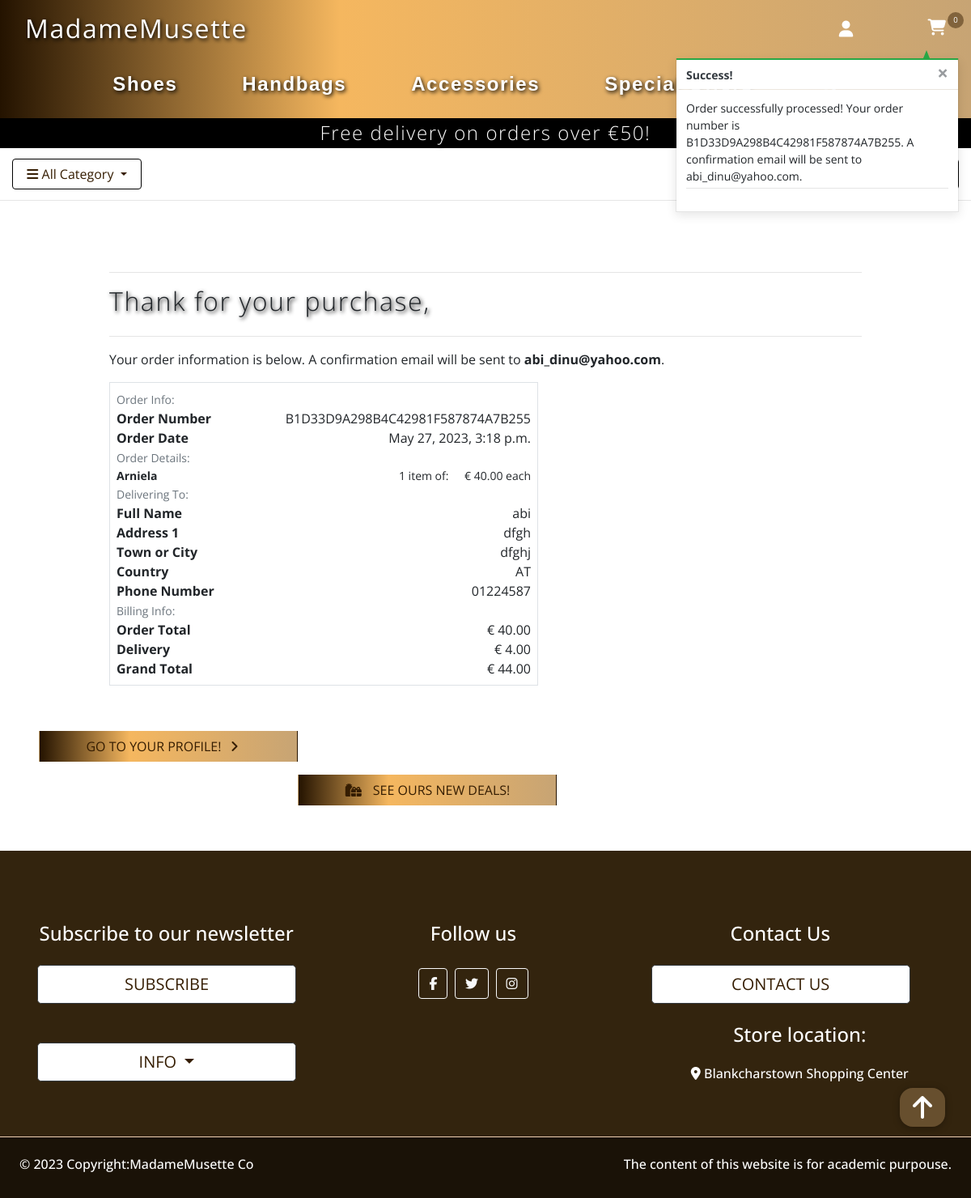
The page /orders/order_complete/B1D33D9A298B4C42981F587874A7B255 on the database its author committed.
### orders/models.py (models this page shows, shortened)
class Order(models.Model):
    order_number = models.CharField(max_length=32, null=False, editable=False)
    user_profile = models.ForeignKey(UserProfile, on_delete=models.SET_NULL,
                                     null=True, blank=True,
                                     related_name='purchases')
    full_name = models.CharField(max_length=50, null=False, blank=False)
    email = models.EmailField(max_length=254, null=False, blank=False)
    phone_number = models.CharField(max_length=20, null=False, blank=False)
    county = models.CharField(max_length=80, null=True, blank=True)
    postcode = models.CharField(max_length=20, null=True, blank=True)
    town_or_city = models.CharField(max_length=40, null=False, blank=False)
    address_line_1 = models.CharField(max_length=80, null=False, blank=False)
    address_line_2 = models.CharField(max_length=80, null=True, blank=True)
    country = CountryField(blank_label='Country *', null=False, blank=False)
    date = models.DateTimeField(auto_now_add=True)
    delivery_cost = models.DecimalField(max_digits=6, decimal_places=2,
                                        null=False, default=0)
    order_total = models.DecimalField(max_digits=10, decimal_places=2,
                                      null=False, default=0)
    grand_total = models.DecimalField(max_digits=10, decimal_places=2,
                                      null=False, default=0)
    original_cart = models.TextField(null=False, blank=False, default='')
    stripe_pid = models.CharField(max_length=254, null=False,
                                  blank=False, default='')

class OrderProduct(models.Model):
    order = models.ForeignKey(Order, null=False, blank=False,
                              on_delete=models.CASCADE,
                              related_name='orderitems')
    product = models.ForeignKey(Product, null=False, blank=False,
                                on_delete=models.CASCADE)
    product_size = models.CharField(max_length=2, null=True, blank=True)
    customised = models.ManyToManyField(Customise, blank=True)
    quantity = models.IntegerField(null=False, blank=False, default=0)
    orderitem_total = models.DecimalField(max_digits=6, decimal_places=2,
                                          null=False, blank=False,
                                          editable=False)

### products/models.py (models this page shows, shortened)
class Product(models.Model):
    category = models.ForeignKey('Category', null=True, blank=True,
                                 on_delete=models.SET_NULL)
    user_name = models.ForeignKey(
        User, on_delete=models.CASCADE, related_name="user_like", null=True)
    name = models.CharField(max_length=254)
    description = RichTextField()
    price = models.DecimalField(max_digits=6, decimal_places=2)
    rating = models.DecimalField(max_digits=6, decimal_places=2, null=True,
                                 blank=True)
    image = models.ImageField(null=True, blank=True)
    has_sizes = models.BooleanField(default=False, null=True, blank=True)
    in_stock = models.BooleanField(default=True)
    is_customised = models.BooleanField(default=False)
    designer_id = models.ForeignKey(Designer, on_delete=models.PROTECT,
                                    blank=True, null=True)
    created_date = models.DateTimeField(auto_now_add=True)
    updated_date = models.DateTimeField(auto_now=True)
    like = models.ManyToManyField(
        User, related_name='product_liked', blank=True)

### orders/views.py (the view, shortened to what this page needs)
# urls.py: path('order_complete/<order_number>', views.order_complete,
def order_complete(request, order_number):
    save_info = request.session.get('save_info')
    order = get_object_or_404(Order, order_number=order_number)
    messages.success(request, f'Order successfully processed! \
        Your order number is {order_number}. A confirmation \
        email will be sent to {order.email}.')
    if 'cart' in request.session:
        del request.session['cart']
    template = 'orders/order_complete.html'
    context = {
        'order': order,
    }
    return render(request, template, context)

### cart/context_processors.py (called while the page is built, shortened)
def cart_contents(request):
    cart_items = []
    total = 0
    product_count = 0
    cart = request.session.get('cart', {})
    if total < settings.FREE_DELIVERY_THRESHOLD:
        delivery = total * Decimal(settings.STANDARD_DELIVERY_PERCENTAGE / 100)
        free_delivery_delta = settings.FREE_DELIVERY_THRESHOLD - total
    else:
        delivery = 0
        free_delivery_delta = 0
    grand_total = delivery + total
    context = {
        'cart_items': cart_items,
        'total': total,
        'product_count': product_count,
        'delivery': delivery,
        'free_delivery_delta': free_delivery_delta,
        'free_delivery_threshold': settings.FREE_DELIVERY_THRESHOLD,
        'grand_total': grand_total,
    }
    return context

### home/context_processors.py (called while the page is built)
def contact_form(request):
    c_form = ContactForm()
    context = {
        'c_form': c_form,
    }
    return context

### products/context_processors.py (called while the page is built)
def categories_sort(request):
    list = Category.objects.all()
    return dict(list=list)

### orders/templates/orders/order_complete.html (shortened to what this page needs)
{% extends "base_shop.html" %}
{% load static %}
{% block extra_css %}
<link rel="stylesheet" href="{% static 'css/order.css' %}">
{% endblock %}
{% block content %}
<div class="container order_container">
    <div class="row">
        <div class="col">
            <hr>
            <h2 class="logo-font mb-4">Thank for your purchase, {{ user.username }} </h2>
            <hr>
            <p class="text-black">Your order information is below. A confirmation email will be sent to
                <strong>{{ order.email }}</strong>.</p>
        </div>
    </div>
    <div class="row">
        <div class="col-12 col-lg-7">
            <div class="order-confirmation-wrapper p-2 border">
                <div class="row">
                    <div class="col">
                        <small class="text-muted">Order Info:</small>
                    </div>
                </div>
                <div class="row">
                    <div class="col-12 col-md-4">
                        <p class="mb-0 text-black font-weight-bold">Order Number</p>
                    </div>
                    <div class="col-12 col-md-8 text-md-right">
                        <p class="mb-0">{{ order.order_number }}</p>
                    </div>
                </div>
                <div class="row">
                    <div class="col-12 col-md-4">
                        <p class="mb-0 text-black font-weight-bold">Order Date</p>
                    </div>
                    <div class="col-12 col-md-8 text-md-right">
                        <p class="mb-0">{{ order.date }}</p>
                    </div>
                </div>
                <div class="row">
                    <div class="col">
                        <small class="text-muted">Order Details:</small>
                    </div>
                </div>
                {% for item in order.orderitems.all %}
                <div class="row">
                    <div class="col-12 col-md-4">
                        <p class="small mb-0 text-black font-weight-bold">
                            {{ item.product.name }}
                        </p>
                    </div>
                    <div class="col-12 col-md-8 text-md-right">
                        <p class="small mb-0">{{ item.quantity }} item  <span class="mr-3"> of: </span> € {{ item.product.price }} each</p>
                    </div>
                </div>
                {% endfor %}
                <div class="row">
                    <div class="col">
                        <small class="text-muted">Delivering To:</small>
                    </div>
                </div>
                <div class="row">
                    <div class="col-12 col-md-4">
                        <p class="mb-0 text-black font-weight-bold">Full Name</p>
                    </div>
                    <div class="col-12 col-md-8 text-md-right">
                        <p class="mb-0">{{ order.full_name }}</p>
                    </div>
                </div>
                <div class="row">
                    <div class="col-12 col-md-4">
                        <p class="mb-0 text-black font-weight-bold">Address 1</p>
                    </div>
                    <div class="col-12 col-md-8 text-md-right">
                        <p class="mb-0">{{ order.address_line_1 }}</p>
                    </div>
                </div>
                <div class="row">
                    <div class="col-12 col-md-4">
                        <p class="mb-0 text-black font-weight-bold">Town or City</p>
                    </div>
                    <div class="col-12 col-md-8 text-md-right">
                        <p class="mb-0">{{ order.town_or_city }}</p>
                    </div>
                </div>
                <div class="row">
                    <div class="col-12 col-md-4">
                        <p class="mb-0 text-black font-weight-bold">Country</p>
                    </div>
                    <div class="col-12 col-md-8 text-md-right">
                        <p class="mb-0">{{ order.country }}</p>
                    </div>
                </div>
                <div class="row">
                    <div class="col-12 col-md-4">
                        <p class="mb-0 text-black font-weight-bold">Phone Number</p>
                    </div>
                    <div class="col-12 col-md-8 text-md-right">
                        <p class="mb-0">{{ order.phone_number }}</p>
                    </div>
                </div>
                <div class="row">
                    <div class="col">
                        <small class="text-muted">Billing Info:</small>
                    </div>
                </div>
                <div class="row">
                    <div class="col-12 col-md-4">
                        <p class="mb-0 text-black font-weight-bold">Order Total</p>
                    </div>
                    <div class="col-12 col-md-8 text-md-right">
                        <p class="mb-0">€ {{ order.order_total }}</p>
                    </div>
                </div>
                <div class="row">
                    <div class="col-12 col-md-4">
                        <p class="mb-0 text-black font-weight-bold">Delivery</p>
                    </div>
                    <div class="col-12 col-md-8 text-md-right">
                        <p class="mb-0">€ {{ order.delivery_cost }}</p>
                    </div>
                </div>
                <div class="row">
                    <div class="col-12 col-md-4">
                        <p class="mb-0 text-black font-weight-bold">Grand Total</p>
                    </div>
                    <div class="col-12 col-md-8 text-md-right">
                        <p class="mb-0">€ {{ order.grand_total }}</p>
                    </div>
                </div>
            </div>
        </div>
    </div>
</div>
<div class="row mt-5 mb-5">
    <div class="col-12 col-lg-7 text-right">
        {% if from_profile %}
            <a href="{% url 'user_profile' %}" class="btn discover-btn checkout-btn rounded-0 my-2">
                <span class="icon mr-2">
                    <i class="fas fa-angle-left"></i>
                </span>
                <span class="text-uppercase">Back to Profile</span>
            </a>
        {% else %}
        <a href="{% url 'user_profile' %}" class="btn discover-btn checkout-btn rounded-0 my-2 ml-5 float-left ">
            <span class="text-uppercase">Go to your Profile!</span>
            <span class="icon mr-2">
                <i class="fas fa-angle-right"></i>
            </span>
        </a>
            <a href="{% url 'products' %}?category=sales,new_arrivals" class="btn discover-btn checkout-btn rounded-0 my-2">
                <span class="icon mr-2">
                    <i class="fas fa-gifts"></i>
                </span>
                <span class="text-uppercase">See ours new deals!</span>
            </a>
        {% endif %}
    </div>
</div>
{% endblock %}

### static/css/base.css (style rules this page uses)
html, body { font-family: 'Open Sans', sans-serif; }
.btn.discover-btn { width: 20rem; color:rgb(53, 29, 2)!important; background-color: #fff; text-transform: uppercase; }
.discover-btn:hover, .discover-btn:active, .discover-btn:focus, .modal-close-btn:hover, .modal-close-btn:active, .modal-close-btn:focus, .checkout-btn { background: rgb(36,19,0); background: -moz-linear-gradient(90deg, rgba(36,19,0,1) 0%, rgba(245,183,95,1) 35%, rgba(199,164,116,1) 100%); background: -webkit-linear-gradient(90deg, rgba(36,19,0,1) 0%, rgba(245,183,95,1) 35%, rgba(199,164,116,1) 100%); background: linear-gradient(90deg, rgba(36,19,0,1) 0%, rgba(245,183,95,1) 35%, rgba(199,164,116,1) 100%); filter: progid:DXImageTransform.Microsoft.gradient(startColorstr="#241300",endColorstr="#c7a474",GradientType=1); color:#fff; transition: 0.7s; }
.icon { align-items: center; display: inline-flex; justify-content: center; height: 1.5rem; width: 1.5rem; }
.logo-font { text-shadow: .1rem .1rem .3rem rgba(0, 0, 0, 1); font-weight: 300; letter-spacing: .1rem; }
.order_container { margin-top: 20rem; }
@media (min-width: 1200px) { .container { max-width: 80%; } }

### rows shown on the page
Order: email "abi_dinu@yahoo.com", order_number "B1D33D9A298B4C42981F587874A7B255", date "May 27, 2023, 3:18 p.m.", full_name "abi", address_line_1 "dfgh", town_or_city "dfghj", country "AT", phone_number "01224587", order_total "40.00", delivery_cost "4.00", grand_total "44.00"
OrderProduct: product.name "Arniela", quantity "1", product.price "40.00"

### other values the page prints
{{ product_count }} "0"
{{ free_delivery_threshold }} "50"
{{ message }} "Order successfully processed! Your order number is B1D33D9A298B4C42981F587874A7B255. A confirmation email will be sent to abi_dinu@yahoo.com."
